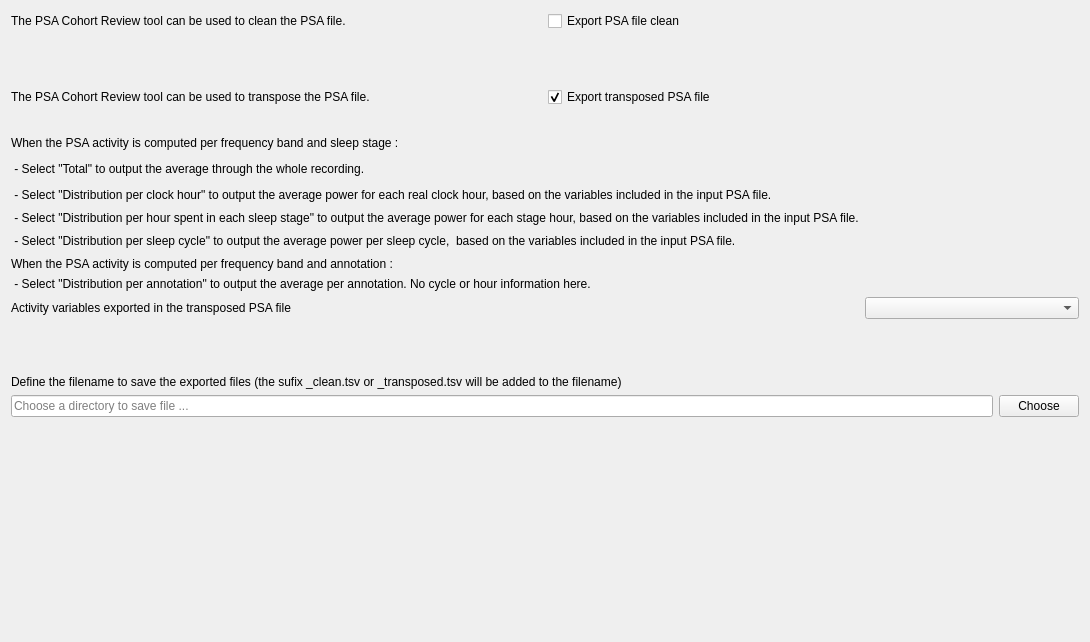
<?xml version="1.0" encoding="UTF-8"?>
<ui version="4.0">
 <class>OutputFileStep</class>
 <widget class="QWidget" name="OutputFileStep">
  <property name="geometry">
   <rect>
    <x>0</x>
    <y>0</y>
    <width>1090</width>
    <height>642</height>
   </rect>
  </property>
  <property name="windowTitle">
   <string/>
  </property>
  <property name="styleSheet">
   <string>font: 12pt &quot;Roboto&quot;;</string>
  </property>
  <layout class="QHBoxLayout" name="horizontalLayout_3">
   <item>
    <layout class="QVBoxLayout" name="verticalLayout">
     <item>
      <layout class="QHBoxLayout" name="horizontalLayout">
       <item>
        <widget class="QLabel" name="label_3">
         <property name="minimumSize">
          <size>
           <width>350</width>
           <height>0</height>
          </size>
         </property>
         <property name="maximumSize">
          <size>
           <width>16777215</width>
           <height>16777215</height>
          </size>
         </property>
         <property name="text">
          <string>The PSA Cohort Review tool can be used to clean the PSA file.</string>
         </property>
        </widget>
       </item>
       <item>
        <widget class="QCheckBox" name="export_raw_checkBox">
         <property name="maximumSize">
          <size>
           <width>16777215</width>
           <height>16777215</height>
          </size>
         </property>
         <property name="toolTip">
          <string>Check to export PSA activity of selected channels only (same format as the input PSA file).</string>
         </property>
         <property name="text">
          <string>Export PSA file clean</string>
         </property>
        </widget>
       </item>
      </layout>
     </item>
     <item>
      <spacer name="verticalSpacer">
       <property name="orientation">
        <enum>Qt::Orientation::Vertical</enum>
       </property>
       <property name="sizeType">
        <enum>QSizePolicy::Policy::Fixed</enum>
       </property>
       <property name="sizeHint" stdset="0">
        <size>
         <width>40</width>
         <height>50</height>
        </size>
       </property>
      </spacer>
     </item>
     <item>
      <layout class="QHBoxLayout" name="horizontalLayout_2">
       <item>
        <widget class="QLabel" name="label_8">
         <property name="minimumSize">
          <size>
           <width>350</width>
           <height>0</height>
          </size>
         </property>
         <property name="maximumSize">
          <size>
           <width>16777215</width>
           <height>16777215</height>
          </size>
         </property>
         <property name="text">
          <string>The PSA Cohort Review tool can be used to transpose the PSA file.</string>
         </property>
        </widget>
       </item>
       <item>
        <widget class="QCheckBox" name="export_transpose_checkBox">
         <property name="maximumSize">
          <size>
           <width>16777215</width>
           <height>16777215</height>
          </size>
         </property>
         <property name="toolTip">
          <string>Check to export the transposed PSA file. The format is one sujet per row and the selected channels (including ROIs) and frequency bands are packed as additional columns. </string>
         </property>
         <property name="text">
          <string>Export transposed PSA file</string>
         </property>
         <property name="checked">
          <bool>true</bool>
         </property>
        </widget>
       </item>
      </layout>
     </item>
     <item>
      <spacer name="verticalSpacer_4">
       <property name="orientation">
        <enum>Qt::Orientation::Vertical</enum>
       </property>
       <property name="sizeType">
        <enum>QSizePolicy::Policy::Fixed</enum>
       </property>
       <property name="sizeHint" stdset="0">
        <size>
         <width>20</width>
         <height>20</height>
        </size>
       </property>
      </spacer>
     </item>
     <item>
      <layout class="QGridLayout" name="gridLayout">
       <item row="1" column="0" colspan="2">
        <widget class="QLabel" name="label_5">
         <property name="minimumSize">
          <size>
           <width>0</width>
           <height>20</height>
          </size>
         </property>
         <property name="text">
          <string> - Select &quot;Total&quot; to output the average through the whole recording.</string>
         </property>
        </widget>
       </item>
       <item row="0" column="0" colspan="2">
        <widget class="QLabel" name="label_4">
         <property name="minimumSize">
          <size>
           <width>0</width>
           <height>20</height>
          </size>
         </property>
         <property name="text">
          <string>When the PSA activity is computed per frequency band and sleep stage :</string>
         </property>
        </widget>
       </item>
       <item row="5" column="0" colspan="2">
        <widget class="QLabel" name="label_9">
         <property name="text">
          <string>When the PSA activity is computed per frequency band and annotation : </string>
         </property>
        </widget>
       </item>
       <item row="4" column="0" colspan="2">
        <widget class="QLabel" name="label_7">
         <property name="minimumSize">
          <size>
           <width>0</width>
           <height>20</height>
          </size>
         </property>
         <property name="text">
          <string> - Select &quot;Distribution per sleep cycle&quot; to output the average power per sleep cycle,  based on the variables included in the input PSA file.</string>
         </property>
        </widget>
       </item>
       <item row="7" column="1">
        <widget class="QComboBox" name="activity_comboBox">
         <property name="maximumSize">
          <size>
           <width>16777215</width>
           <height>16777215</height>
          </size>
         </property>
        </widget>
       </item>
       <item row="6" column="0" colspan="2">
        <widget class="QLabel" name="label_10">
         <property name="text">
          <string> - Select &quot;Distribution per annotation&quot; to output the average per annotation. No cycle or hour information here.</string>
         </property>
        </widget>
       </item>
       <item row="7" column="0">
        <widget class="QLabel" name="label">
         <property name="minimumSize">
          <size>
           <width>0</width>
           <height>20</height>
          </size>
         </property>
         <property name="maximumSize">
          <size>
           <width>16777215</width>
           <height>16777215</height>
          </size>
         </property>
         <property name="text">
          <string>Activity variables exported in the transposed PSA file</string>
         </property>
        </widget>
       </item>
       <item row="3" column="0">
        <widget class="QLabel" name="label_11">
         <property name="text">
          <string> - Select &quot;Distribution per hour spent in each sleep stage&quot; to output the average power for each stage hour, based on the variables included in the input PSA file.</string>
         </property>
        </widget>
       </item>
       <item row="2" column="0" colspan="2">
        <widget class="QLabel" name="label_6">
         <property name="minimumSize">
          <size>
           <width>0</width>
           <height>20</height>
          </size>
         </property>
         <property name="text">
          <string> - Select &quot;Distribution per clock hour&quot; to output the average power for each real clock hour, based on the variables included in the input PSA file.</string>
         </property>
        </widget>
       </item>
      </layout>
     </item>
     <item>
      <spacer name="verticalSpacer_2">
       <property name="orientation">
        <enum>Qt::Orientation::Vertical</enum>
       </property>
       <property name="sizeType">
        <enum>QSizePolicy::Policy::Fixed</enum>
       </property>
       <property name="sizeHint" stdset="0">
        <size>
         <width>20</width>
         <height>50</height>
        </size>
       </property>
      </spacer>
     </item>
     <item>
      <layout class="QGridLayout" name="gridLayout_3">
       <item row="0" column="0" colspan="2">
        <widget class="QLabel" name="label_2">
         <property name="text">
          <string>Define the filename to save the exported files (the sufix _clean.tsv or _transposed.tsv will be added to the filename)</string>
         </property>
        </widget>
       </item>
       <item row="1" column="0">
        <widget class="QLineEdit" name="filename_lineEdit">
         <property name="maximumSize">
          <size>
           <width>16777215</width>
           <height>16777215</height>
          </size>
         </property>
         <property name="inputMask">
          <string/>
         </property>
         <property name="text">
          <string/>
         </property>
         <property name="placeholderText">
          <string>Choose a directory to save file ...</string>
         </property>
        </widget>
       </item>
       <item row="1" column="1">
        <widget class="QPushButton" name="choose_pushButton">
         <property name="maximumSize">
          <size>
           <width>150</width>
           <height>16777215</height>
          </size>
         </property>
         <property name="text">
          <string>Choose</string>
         </property>
        </widget>
       </item>
      </layout>
     </item>
     <item>
      <spacer name="verticalSpacer_3">
       <property name="orientation">
        <enum>Qt::Orientation::Vertical</enum>
       </property>
       <property name="sizeType">
        <enum>QSizePolicy::Policy::Expanding</enum>
       </property>
       <property name="sizeHint" stdset="0">
        <size>
         <width>20</width>
         <height>10</height>
        </size>
       </property>
      </spacer>
     </item>
    </layout>
   </item>
  </layout>
 </widget>
 <resources>
  <include location="../../../../../snooz-toolbox/src/main/python/ui/themes/themes.qrc"/>
 </resources>
 <connections>
  <connection>
   <sender>choose_pushButton</sender>
   <signal>clicked()</signal>
   <receiver>OutputFileStep</receiver>
   <slot>choose_button_slot()</slot>
   <hints>
    <hint type="sourcelabel">
     <x>662</x>
     <y>341</y>
    </hint>
    <hint type="destinationlabel">
     <x>372</x>
     <y>192</y>
    </hint>
   </hints>
  </connection>
  <connection>
   <sender>export_transpose_checkBox</sender>
   <signal>clicked()</signal>
   <receiver>OutputFileStep</receiver>
   <slot>export_transposed_checkbox_slot()</slot>
   <hints>
    <hint type="sourcelabel">
     <x>507</x>
     <y>101</y>
    </hint>
    <hint type="destinationlabel">
     <x>361</x>
     <y>249</y>
    </hint>
   </hints>
  </connection>
 </connections>
 <slots>
  <slot>choose_button_slot()</slot>
  <slot>export_transposed_checkbox_slot()</slot>
 </slots>
</ui>
